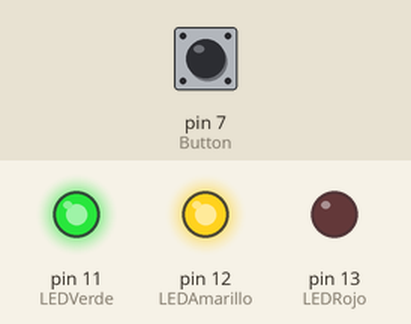
This sketch was run on a simulated Arduino Uno, built with avr-gcc and run on an emulated ATmega328P. Shown: output pins drawn as LEDs (lit = HIGH). Inputs (shaded band) come from the test bench; at power-on: pin 7 (Button) LOW.

Above: at 1.2 s.
1.3 s: pin 7 (Button) pulled HIGH for 0.15 s
At 1.37 s:
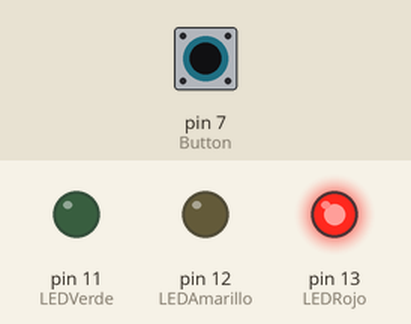
2.9 s: pin 7 (Button) pulled HIGH for 3.2 s
At 6.9 s:
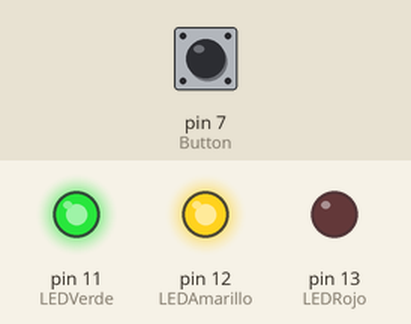
Timing chart, 0 to 8.4 s (numbered marks = the images above; inputs shaded):
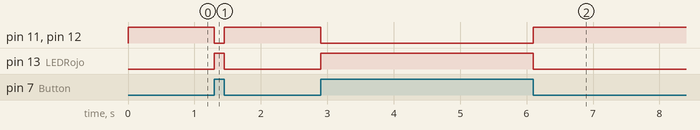

Measured:
- after the input at 1.3 s, pin 11 (LEDVerde), pin 12 (LEDAmarillo): HIGH → LOW at once, → HIGH 0.15 s later; pin 13 (LEDRojo): LOW → HIGH at once, → LOW 0.15 s later
- after the input at 2.9 s, pin 11 (LEDVerde), pin 12 (LEDAmarillo): HIGH → LOW at once, → HIGH 3.2 s later; pin 13 (LEDRojo): LOW → HIGH at once, → LOW 3.2 s later

The sketch:

Ejercicio2.ino
```cpp
// C++ code
//
// Constantes de los pines utilizados
const int LEDRojo = 13;
const int LEDAmarillo = 12;
const int LEDVerde = 11;
const int Button = 7;

// Variables que almacenarán los valores del botón
int buttonState = LOW;		// estado actual del boton
int lastButtonState = -1;	// Ultimo estado del boton(Le asignamos -1 para que sea distinto que el estado inicial y encienda los leds amarillo y verde desde un inicio

void setup()
{
  // Led Rojo
  pinMode(LEDRojo, OUTPUT);
  // Led Amarillo
  pinMode(LEDAmarillo, OUTPUT);
  // Led Verde
  pinMode(LEDVerde, OUTPUT);
  //Boton
  pinMode(Button, INPUT);
}

void loop()
{
  // Leemos el valor del pulsador
  buttonState = digitalRead(7);

  // Si es distinto al valor de la anterior iteración realiza las acciones
  if(buttonState != lastButtonState){
	// Si el boton es pulsado, enciende el led rojo y apaga el resto
    if(buttonState == HIGH){
      digitalWrite(LEDRojo, HIGH);	// Encendemos led rojo
      digitalWrite(LEDAmarillo, LOW);	// Apagamos led amarillo
      digitalWrite(LEDVerde, LOW);	// Apagamos led verde
    }else{// Una vez dejamos de pulsar el boton, se apaga el led rojo y se encienden el resto
      digitalWrite(LEDRojo, LOW);
      digitalWrite(LEDAmarillo, HIGH);
      digitalWrite(LEDVerde, HIGH);
    }
  }
  // Cambiamos al último estado leído
  lastButtonState = buttonState;


}
```
